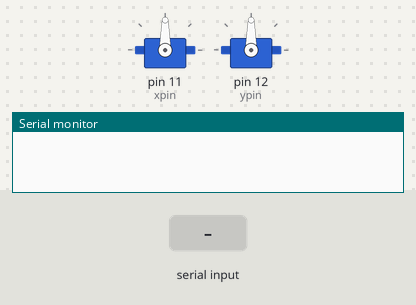
The sketch below on a simulated Arduino Uno, built with avr-gcc and run on an emulated ATmega328P. On the bench: 2 × servo, the last lines printed to the serial monitor. Inputs (shaded band) come from the test bench.

Above: at 1.2 s.
1.3 s: "<Degree,1>" received over Serial
At 2.4 s:
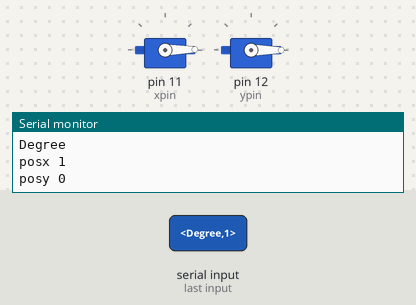
2.8 s: "<Degree,150>" received over Serial
At 3.6 s:
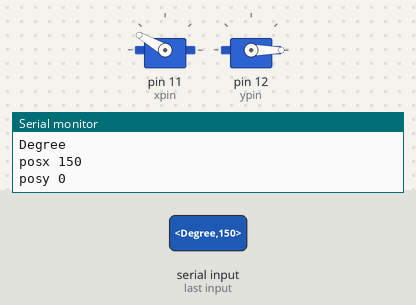
4.3 s: "<90,45,200>" received over Serial
At 4.7 s:
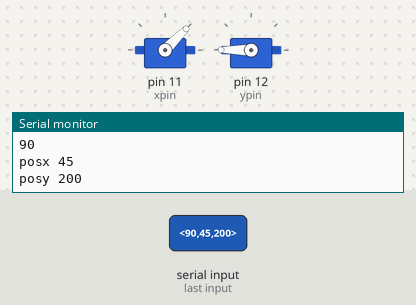
5.8 s: "<90,45>" received over Serial
At 6.9 s:
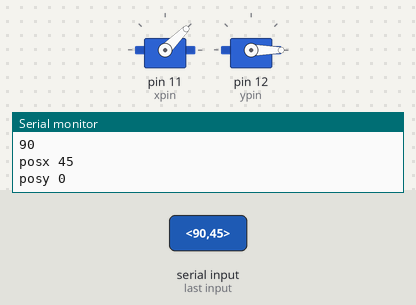
7.3 s: "<30,150>" received over Serial
At 8.1 s:
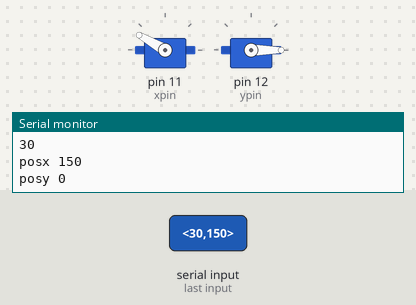
Timing chart, 0 to 9.8 s (numbered marks = the images above; inputs shaded):
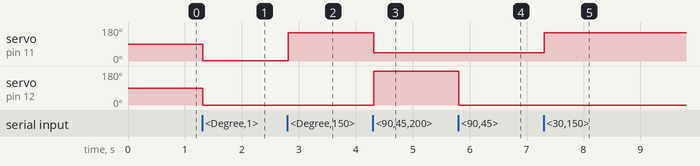

The sketch:

controlservos.ino
```cpp
#include <Servo.h>

Servo servox;
Servo servoy;

int xpin = 11;
int ypin = 12;
int lpin = 4;

const byte numChars = 64;
char receivedChars[numChars];
char tempChars[numChars];        // temporary array for use when parsing

int posx = 0;
int posy = 0;
char cmdStr[numChars] = {0};
int posx_new = 0;
int posy_new = 0;

int dt = 50;

void setup() {
  servox.attach(xpin);
  servoy.attach(ypin);
  digitalWrite(lpin,HIGH);
  Serial.begin(9600);
  Serial.setTimeout(50);
}

boolean newData = false;

//============

void loop() {
    recvWithStartEndMarkers();
    if (newData == true) {
        strcpy(tempChars, receivedChars);
            // this temporary copy is necessary to protect the original data
            //   because strtok() used in parseData() replaces the commas with \0
        parseData();
        updatePositions();
        newData = false;
    }
}

//============

void recvWithStartEndMarkers() {
    static boolean recvInProgress = false;
    static byte ndx = 0;
    char startMarker = '<';
    char endMarker = '>';
    char rc;

    while (Serial.available() > 0 && newData == false) {
        rc = Serial.read();

        if (recvInProgress == true) {
            if (rc != endMarker) {
                receivedChars[ndx] = rc;
                ndx++;
                if (ndx >= numChars) {
                    ndx = numChars - 1;
                }
            }
            else {
                receivedChars[ndx] = '\0'; // terminate the string
                recvInProgress = false;
                ndx = 0;
                newData = true;
            }
        }

        else if (rc == startMarker) {
            recvInProgress = true;
        }
    }
}

//============

void parseData() {      // split the data into its parts

    char * strtokIndx; // this is used by strtok() as an index

    strtokIndx = strtok(tempChars,",");      // get the first part - the string
    strcpy(cmdStr, strtokIndx);

    strtokIndx = strtok(NULL, ",");
    posx_new = atoi(strtokIndx);     // convert this part to an integer

    strtokIndx = strtok(NULL, ",");
    posy_new = atoi(strtokIndx);

}

//============

void updatePositions() {

    if (String(cmdStr)=="Degree"){ // between 0 and 160
        Serial.println(0);
        posx = posx_new;
        posy = posy_new;
        servox.write(posx);
        servoy.write(posy);
    } else if (String(cmdStr)=="Microsecond") { // between 1000 and 2000
      Serial.println(1);
        posx = posx_new;
        posy = posy_new;
        servox.writeMicroseconds(posx);
        servoy.writeMicroseconds(posy);
    } else if (String(cmdStr)=="Move_Degree") {
      Serial.println(2);
        posx += posx_new;
        posy += posy_new;
        servox.write(posx);
        servoy.write(posy);
    } else if (String(cmdStr)=="Move_Microsecond") {
      Serial.println(3);
        posx += posx_new;
        posy += posy_new;
        servox.writeMicroseconds(posx);
        servoy.writeMicroseconds(posy);
    } else {
        Serial.println(4);
        posx = posx_new;
        posy = posy_new;
        servox.write(posx);
        servoy.write(posy);
    }

    Serial.println(cmdStr);
    Serial.print("posx ");
    Serial.println(posx);
    Serial.print("posy ");
    Serial.println(posy);

}
```

Measured:
- after the input at 1.3 s, servo on pin 11 (xpin): 90° → 1° at once; servo on pin 12 (ypin): 90° → 0° at once
- after the input at 2.8 s, servo on pin 11 (xpin): 1° → 150° at once
- after the input at 4.3 s, servo on pin 11 (xpin): 150° → 45° at once; servo on pin 12 (ypin): 0° → 180° at once
- after the input at 5.8 s, servo on pin 12 (ypin): 180° → 0° at once
- after the input at 7.3 s, servo on pin 11 (xpin): 45° → 150° at once
